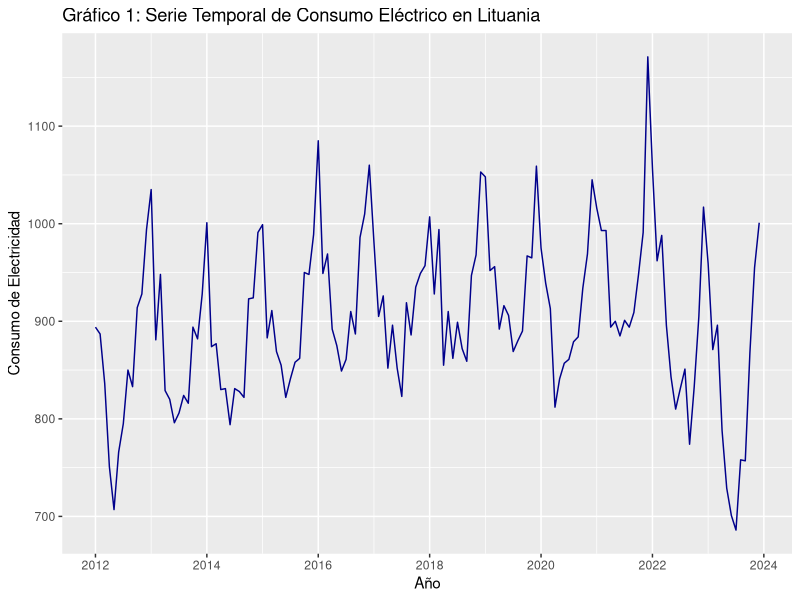
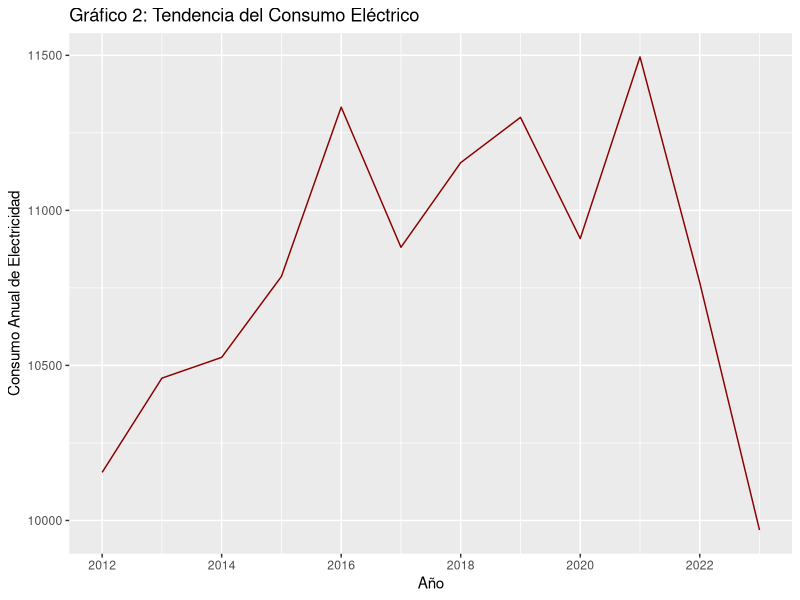
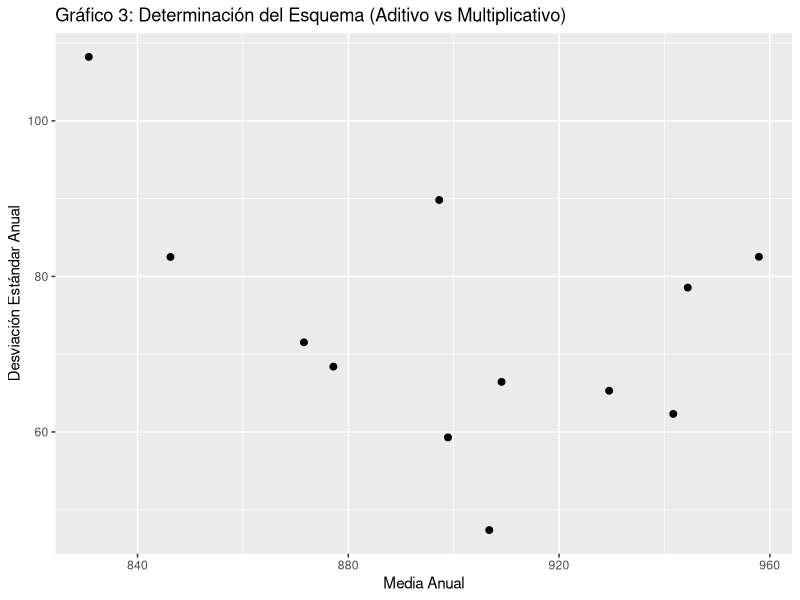
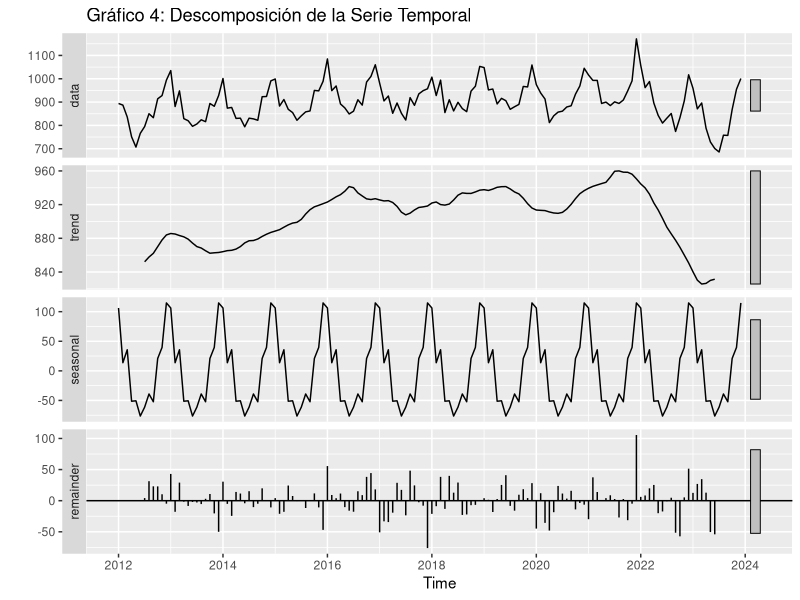
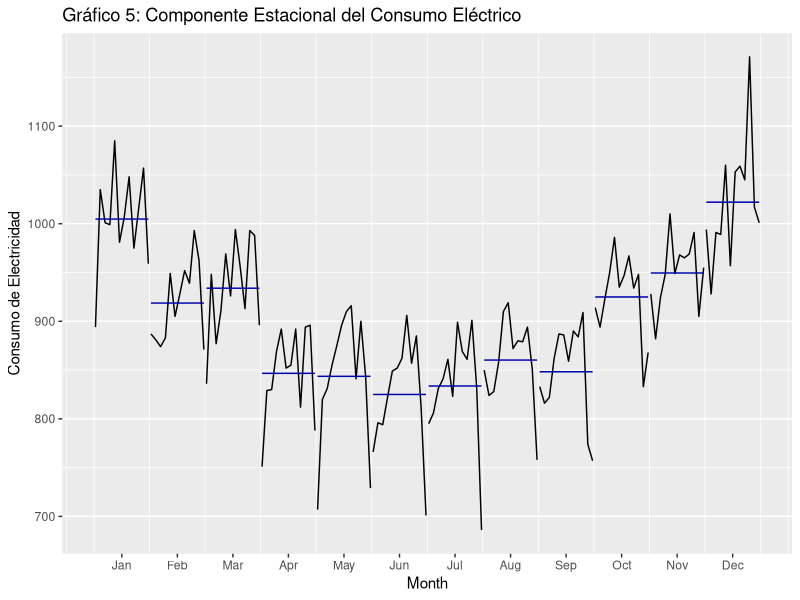
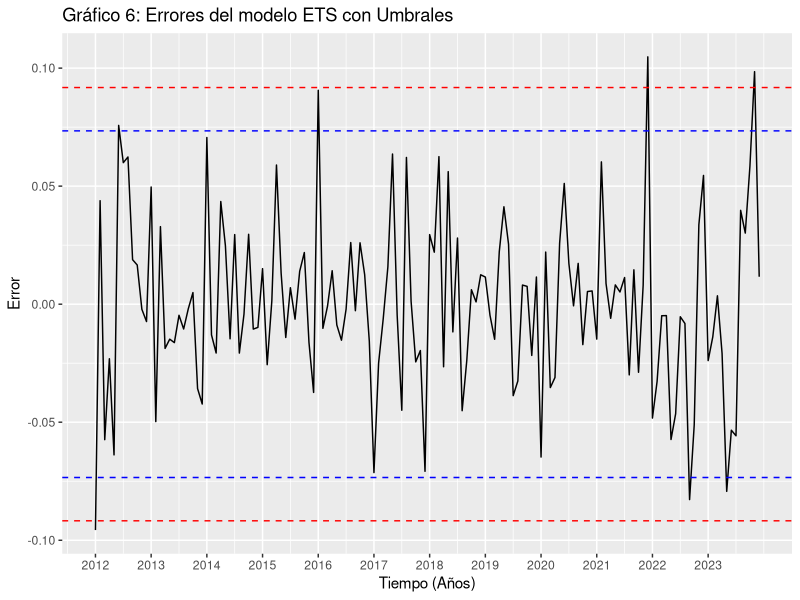

Source code (R) for these figures, in order:
## ---- chunk 1
knitr::opts_chunk$set(echo = TRUE)
library(forecast)
library(ggplot2)
library(zoo)
## ---- chunk 2
# Importar los datos
datos <- read.csv("ELE_Lituania.csv", header = TRUE)
# Convertir a serie temporal
electricidad <- ts(datos[,1], start = c(2012, 1), frequency = 12)
# Graficar la serie temporal
autoplot(electricidad, colour = "darkblue") +
  ggtitle("Gráfico 1: Serie Temporal de Consumo Eléctrico en Lituania") +
  ylab("Consumo de Electricidad") +
  xlab("Año")
## ---- chunk 3
# Agregar datos anualmente para observar la tendencia
ELE_Anual <- aggregate(electricidad, FUN = sum)
# Graficar tendencia anual
autoplot(ELE_Anual, colour = "darkred") +
  ggtitle("Gráfico 2: Tendencia del Consumo Eléctrico") +
  ylab("Consumo Anual de Electricidad") +
  xlab("Año")
## ---- chunk 4
MediaAnual <- aggregate(electricidad, FUN = mean)
DesviacionAnual <- aggregate(electricidad, FUN = sd)
# Gráfico de media vs desviación estándar
ggplot() +
  geom_point(aes(x = MediaAnual, y = DesviacionAnual), size = 2) +
  xlab("Media Anual") + 
  ylab("Desviación Estándar Anual") +
  ggtitle("Gráfico 3: Determinación del Esquema (Aditivo vs Multiplicativo)")
## ---- chunk 5
# Descomposición utilizando modelo aditivo
ELE_Descomposicion <- decompose(electricidad, type = "additive")
# Graficar descomposición
autoplot(ELE_Descomposicion) +
  ggtitle("Gráfico 4: Descomposición de la Serie Temporal")
## ---- chunk 6
# Visualización de la estacionalidad
ggsubseriesplot(electricidad) +
  ggtitle("Gráfico 5: Componente Estacional del Consumo Eléctrico") +
  ylab("Consumo de Electricidad")
## ---- chunk 7
# Ajuste del modelo ETS para obtener residuos
electricidadEts <- ets(electricidad)
error <- residuals(electricidadEts)
sderror <- sd(error)
# Obtener las fechas reales de la serie temporal
fechas <- seq(as.Date("2012-01-01"), as.Date("2023-12-01"), by = "month")
# Gráfico del error con líneas de detección de valores atípicos (+-2.5)
autoplot(ts(error, start = c(2012, 1), frequency = 12), series="Error",
         colour = "black",
         xlab = "Tiempo (Años)",
         ylab = "Error",
         main = "Gráfico 6: Errores del modelo ETS con Umbrales") +
  geom_hline(yintercept = c(-2.5, -2, 2, 2.5) * sderror, 
             colour = c("red", "blue", "blue", "red"), lty = 2) +
  scale_x_continuous(breaks = seq(2012, 2023, by = 1)) 
# Identificación de valores atípicos según Z-score (±2.5 desviaciones estándar)
indices_zscore <- which(abs(error) > 2.5 * sderror)
fechas_zscore <- if (length(indices_zscore) > 0) fechas[indices_zscore] else NA
# Identificación de valores atípicos con el método de Tukey
atipicos <- tsoutliers(error)
indices_tukey <- atipicos$index
fechas_tukey <- if (length(indices_tukey) > 0) fechas[indices_tukey] else NA
print(fechas_zscore)
print(fechas_tukey)
